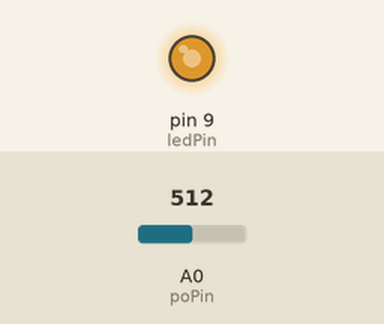
Bench run of a sketch on a simulated Arduino Uno, built with avr-gcc and run on an emulated ATmega328P. On the bench: output pins drawn as LEDs (lit = HIGH). The inputs (shaded band) are chosen by the test bench; at power-on: A0 (poPin) = 512.

Above: at 1.2 s.
1.3 s: A0 (poPin) set to 716
At 2.5 s:
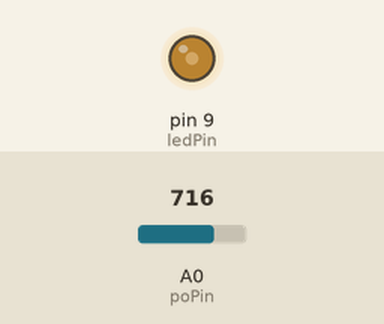
2.8 s: A0 (poPin) set to 900
At 4.0 s:
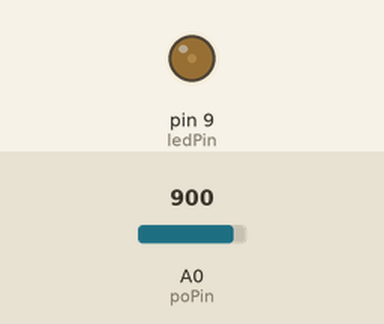
4.3 s: A0 (poPin) set to 1023
At 5.0 s:
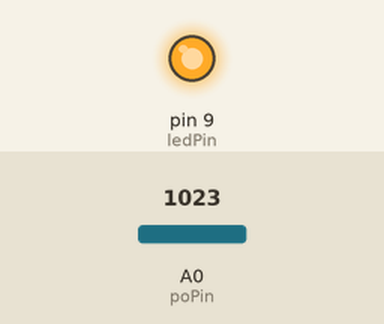
Timing chart, 0 to 7.3 s (numbered marks = the images above; inputs shaded):
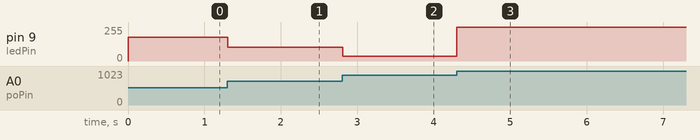

The sketch:

iot_2_1_2.ino
```cpp
 int poPin = 0;
 int ledPin = 9;
 int poVal = 0;

 void  setup()   {
 }

 void  loop()  {
       poVal = analogRead(poPin);
       poVal = map(poVal, 300,1000, 255,0);
       analogWrite(ledPin, poVal);
       delay(10);
 } 
```

Measured:
- after the input at 1.3 s, pin 9 (ledPin): 178/255 → 104/255 at once
- after the input at 2.8 s, pin 9 (ledPin): 104/255 → 37/255 at once
- after the input at 4.3 s, pin 9 (ledPin): 37/255 → 255/255 at once
